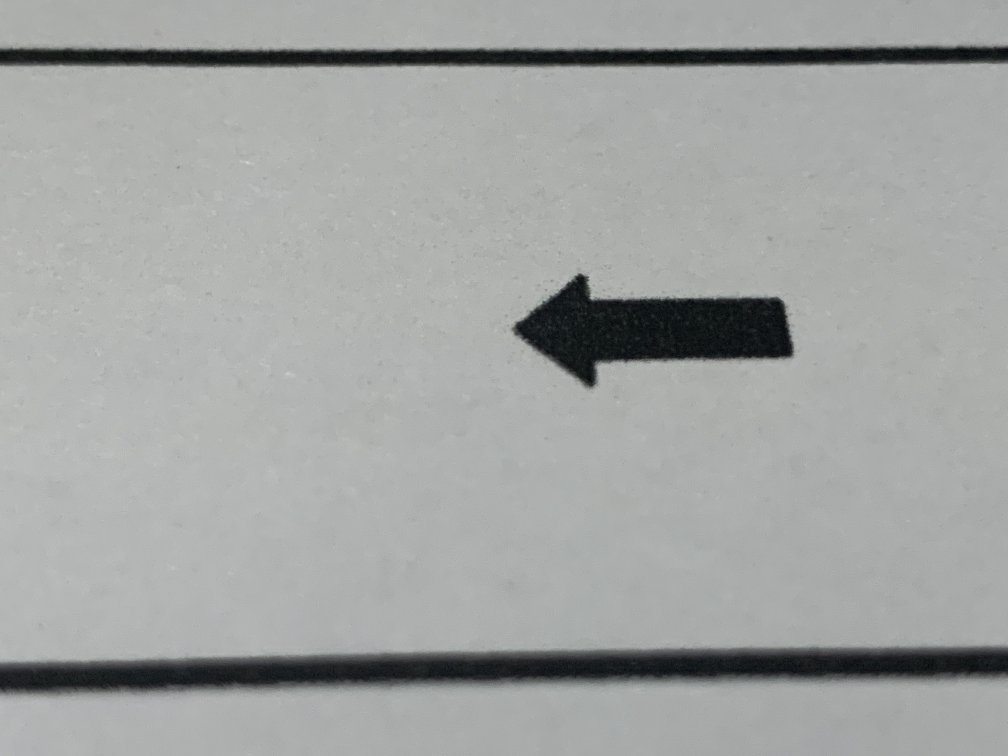
#> input picture datas/detection_test.jpg, 4032 x 3024 px, given in place of the camera (shown at 1/4 size)
$ python main.py
#> lines starting #> are read from the running program, lines starting #| are printed output that depends on the picture; after the words box and inside, x2 and y2 are one past the last pixel; in counts of white or black regions, pixels touching at a corner belong together
#> in capture_image, frame is the input picture: shape (3024, 4032, 3); mean B, G, R 162.3, 163.6, 161.4
### general/tools.py
import cv2

def pre_process(image, scale_percent):
    # 在显示图像前进行缩放
#> called with scale_percent = 1
        width = int(image.shape[1] * scale_percent)
#> width = 4032
        height = int(image.shape[0] * scale_percent)
#> height = 3024
        dim = (width, height)
#> dim = (4032, 3024)

        # 缩放图像
        resized = cv2.resize(image, dim, interpolation = cv2.INTER_AREA)
        return resized

# [9 lines left out: function select_point, not called in this run]

### vision/vision_location_point.py
import cv2
import math
import sys
import numpy as np
from scipy.optimize import least_squares

class Vision_Location_Point:
    """
    vision_location_point
    """
    def __init__(self, mode):
        self.line_middle = None
        self.vision_middle = None
        self.mode = mode
        self.line_threshold = 10
        self.flag = False
    # [10 lines left out: function pre_process, not called in this run]

    def fit_line(self, points):
        # [4 lines left out: function error, not called in this run]

        x = points[:, 0]
        y = points[:, 1]

        try:
            p_init = np.polyfit(x, y, 1)
        except Exception as e:
            # 处理拟合失败的情况
            return None

        # 使用最小二乘法优化直线参数
        result = least_squares(error, p_init, args=(x, y))
        return result.x

    def find_nearest_black_pixels(self, binary_image, H_persent):
        # 获取图像的宽度和高度
        height, width = binary_image.shape

        # 图像中心的横坐标
        center_x = width // 2
        H = int(height * H_persent)

        # 初始化左右两侧黑色像素的位置
        left_black_x = None
        right_black_x = None

        # 向左搜索
        for x in range(center_x - 1, -1, -1):
            if binary_image[H, x] == 0:
                left_black_x = x
                break

        # 向右搜索
        for x in range(center_x + 1, width):
            if binary_image[H, x] == 0:
                right_black_x = x
                break

        # 返回找到的黑色像素的位置
        return [(left_black_x, H),(right_black_x, H)]

    def find_lane_middle(self, image):
        gray = cv2.cvtColor(image, cv2.COLOR_BGR2GRAY)
        _, binary = cv2.threshold(gray, 70, 255, cv2.THRESH_BINARY)
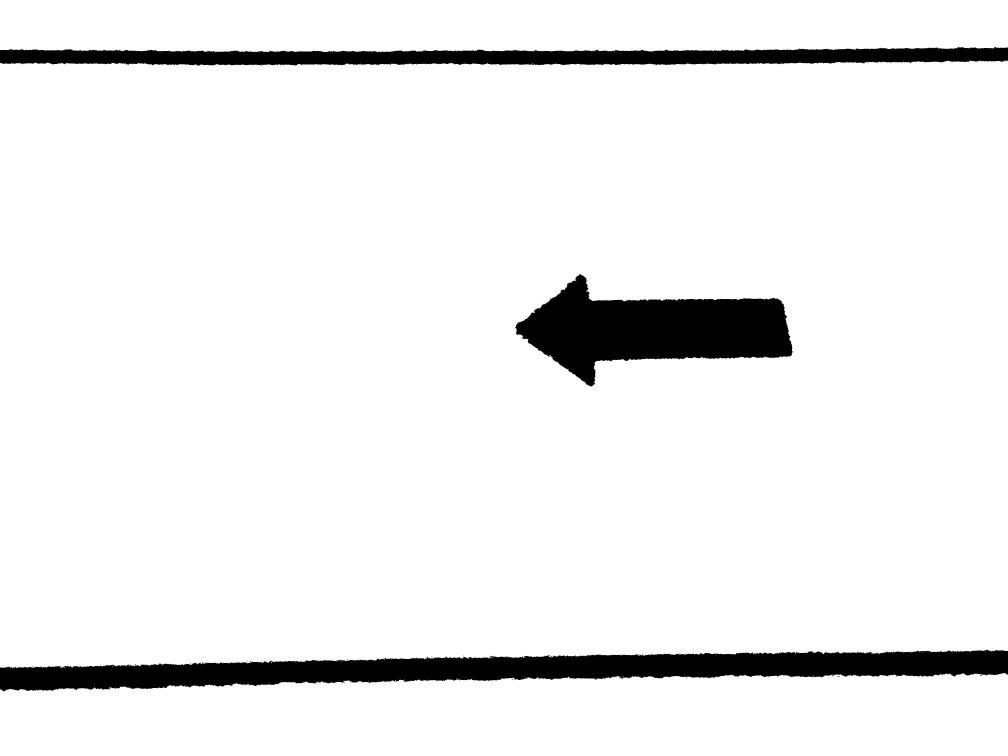
#> binary: shape (3024, 4032) (shown at 1/4 size); 93.1% white; 47 black regions (44 under 20 px), largest, box (x1, y1, x2, y2) and area: (0, 2599, 4032, 2766) 365013, (2061, 1097, 3172, 1546) 260927, (0, 188, 4032, 263) 216293
        cv2.imshow("Binary Image", binary)
        right_lines = []
        left_lines = []

        line_points_1 = self.find_nearest_black_pixels(binary, 0.65)
#> line_points_1 = 2 items
        line_points_2 = self.find_nearest_black_pixels(binary, 0.6)
#> line_points_2 = 2 items
        if line_points_1[0] is None or line_points_1[1] is None or line_points_2[0] is None or line_points_2[1] is None:
            return None
        right_lines.append([line_points_1[1], line_points_2[1]])
        left_lines.append([line_points_1[0], line_points_2[0]])

        # 拟合车道线
        if len(left_lines) > 0:
            left_points = [point for line in left_lines for point in line]
#> left_points = 2 items
            left_fit = self.fit_line(np.array(left_points))

            # 绘制左侧车道线
            if left_fit is not None:
                y_top = 0
                y_bottom = image.shape[0]
                left_x_top = int((y_top - left_fit[1]) / left_fit[0])
                left_x_bottom = int((y_bottom - left_fit[1]) / left_fit[0])
                if self.mode == 'test':
                    cv2.line(image, (left_x_top, y_top), (left_x_bottom, y_bottom), (255, 0, 0), 10)

        if len(right_lines) > 0:
            right_points = [point for line in right_lines for point in line]
#> right_points = 2 items
            right_fit = self.fit_line(np.array(right_points))

            # 绘制右侧车道线
            if right_fit is not None:
                y_top = 0
                y_bottom = image.shape[0]
                right_x_top = int((y_top - right_fit[1]) / right_fit[0])
                right_x_bottom = int((y_bottom - right_fit[1]) / right_fit[0])
                if self.mode == 'test':
                    cv2.line(image, (right_x_top, y_top), (right_x_bottom, y_bottom), (0, 0, 255), 10)

        # 计算车道中间位置
        if left_fit is not None and right_fit is not None:
            y_bottom = image.shape[0]
            y_top = 0
            left_bx = int((y_bottom - left_fit[1]) / left_fit[0])
            left_tx = int((y_top - left_fit[1]) / left_fit[0])
            right_bx = int((y_bottom - right_fit[1]) / right_fit[0])
            right_tx = int((y_top - right_fit[1]) / right_fit[0])
            middle_bottom = int((left_bx + right_bx) / 2)
            middle_top = int((left_tx + right_tx) / 2)

            # 绘制车道中间位置
            if self.mode == 'test':
                cv2.line(image, (middle_top, 0), (middle_bottom, image.shape[0]), (0, 255, 0), 10)

            if self.flag is False and middle_bottom is not None:
                self.line_middle = [0.0, 0.0, 0.0]
                self.flag = True
            if self.line_middle is not None:
                if len(self.line_middle) >= self.line_threshold:
                    # 删除最旧的一组数据
                    self.line_middle.pop(0)

                # 添加新的坐标对
                self.line_middle.append(middle_bottom)
            self.vision_middle = image.shape[1]/2
        else:
            print("No lane found")

### vision/vision_detction_coutour.py
import cv2
import numpy as np

class Vision_Detection_Contour:
    def __init__(self, mode):
        self.mode = mode
        self.left_point = None
        self.vision_middle = None
    # [10 lines left out: function pre_process, not called in this run]

    def detect_largest_heptagon(self, img):
        # 读取图像
        gray = cv2.cvtColor(img, cv2.COLOR_BGR2GRAY)
        # 应用高斯模糊减少噪声
        blurred = cv2.GaussianBlur(gray, (5, 5), 0)
        # 边缘检测
        edges = cv2.Canny(blurred, 50, 150, apertureSize=3)
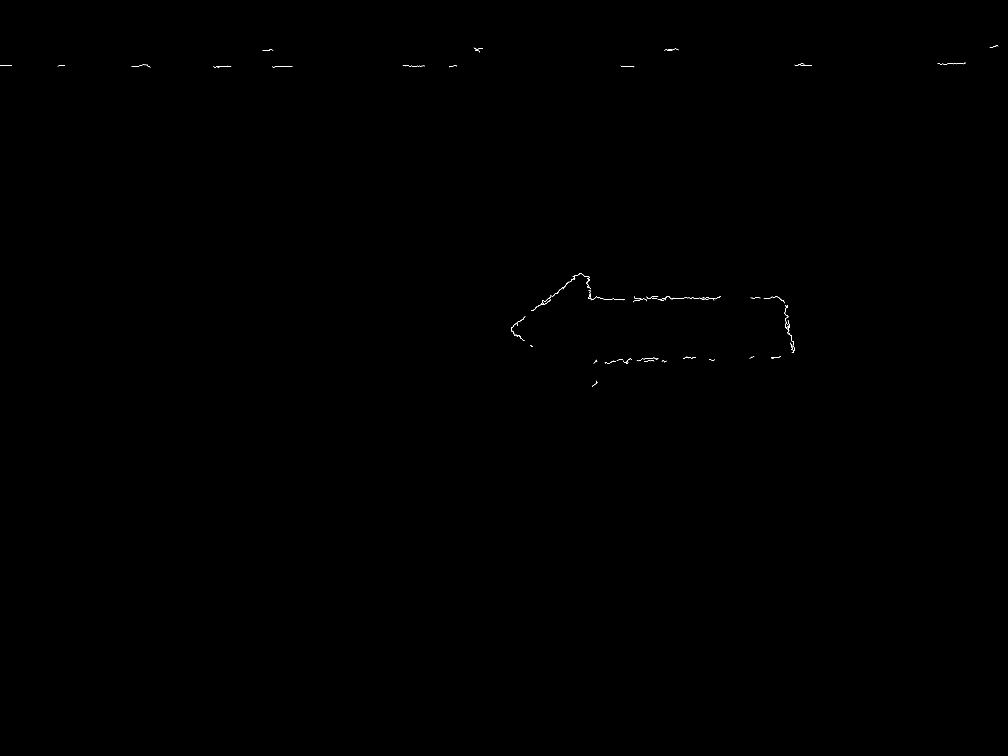
#> edges: shape (3024, 4032) (shown at 1/4 size); 0.03% white in thin lines or dots, all inside (x1, y1, x2, y2) = (0, 181, 3993, 1548)

        # 查找轮廓
        contours, _ = cv2.findContours(edges, cv2.RETR_EXTERNAL, cv2.CHAIN_APPROX_SIMPLE)
#> contours = 70 contours, 67 with area under 20; largest, box (x1, y1, x2, y2) and area: (2045, 1266, 2101, 1339) 30, (2201, 1150, 2253, 1185) 26, (3141, 1280, 3160, 1322) 20

        max_area = 0
        largest_heptagon = None
        self.vision_middle = img.shape[1]/2
#> self.vision_middle = 2016
        # 遍历所有轮廓
        for cnt in contours:
            # 近似轮廓
            epsilon = 0.02 * cv2.arcLength(cnt, True)
            approx = cv2.approxPolyDP(cnt, epsilon, True)

            # 检查近似轮廓是否为七边形
            if len(approx) == 7 and cv2.contourArea(approx) > 1000:
                area = cv2.contourArea(approx)
                if area > max_area:
                    max_area = area
                    largest_heptagon = approx
#> this loop made 70 passes
#> epsilon on passes 1 to 12: 1.46, 1.08, 2.22, 1.92, 1.08, 0.984, 1.09, 2.45, 4.25, 2.44, 0.926, 2.19
#> (epsilon, approx) on passes 32, 57, 60: (4.92, [[2392, 1192], [2499, 1197]]), (2.39, [[2483, 263], [2536, 267]]), (3.97, [[1611, 262], [1699, 263]])
#> after the loop, max_area = 0

        # 如果找到了七边形
        if largest_heptagon is not None:
            # 绘制最大面积的七边形
            cv2.drawContours(img, [largest_heptagon], 0, (0, 255, 0), 3)

            # 找到最左边的点
            leftmost_point = largest_heptagon[largest_heptagon[:,:,0].argmin()][0]
            self.left_point = leftmost_point
        else:
            self.left_point = None

### main.py
#coding = utf-8
import cv2
import serial
from vision.vision_location_point import Vision_Location_Point as VL
from vision.vision_detction_coutour import Vision_Detection_Contour as VD
from general.tools import pre_process,select_point

def capture_image(cap):
    if cap == 'cap1':
        # 检查摄像头是否成功打开
        if not cap1.isOpened():
            print("无法打开摄像头")
            exit()

        # 读取一帧图像
        ret, frame = cap1.read()

        # 检查是否成功读取帧
        if not ret:
            print("无法获取帧")
            exit()
    elif cap == 'cap2':
        # 检查摄像头是否成功打开
        if not cap2.isOpened():
            print("无法打开摄像头")
            exit()

        # 读取一帧图像
        ret, frame = cap2.read()

        # 检查是否成功读取帧
        if not ret:
            print("无法获取帧")
            exit()
    else:
        print("Invalid camera")
        return None
    return frame

def send_list_over_serial(command, data_list):
    try:
        if ser.isOpen():
            if isinstance(data, list):
                # 如果是列表，将其转换为字符串，使用逗号作为分隔符
                data_str = ','.join(map(str, data))
            else:
                # 如果不是列表，则直接使用数据（假设它是一个字符串）
                data_str = data

            # 将字符串编码为字节串
            data_bytes = (command + data_str + '\r\n').encode('utf-8')

            # 发送数据
            ser.write(data_bytes)

            print("数据发送成功")

    except Exception as e:
        print(f"发生错误: {e}")

def run(mode, cap_mode):
    vl = VL(mode = mode)
    vd = VD(mode = mode)
    try:
        state = 'F'
        while True:
            image_line = capture_image(cap = 'cap1')
            if cap_mode == 'one':
                image_arrow = capture_image(cap = 'cap1')
            else:
                image_arrow = capture_image(cap = 'cap2')

            if image_line is None or image_arrow is None:
                print("Image is empty!")
                continue

            if mode == 'test':
                cv2.imshow("image_line", image_line)
                cv2.imshow("image_arrow", image_arrow)
                cv2.waitKey(10)

            processed_image_line = pre_process(image_line, scale_percent=1)
            processed_image_arrow = pre_process(image_arrow, scale_percent=1)
            # 调用函数找到车道中间位置
            vl.find_lane_middle(processed_image_line)
            vd.detect_largest_heptagon(processed_image_arrow)
            if state == 'F' or vd.left_point <= vd.vision_middle:
                state = 'T'
            if ser.in_waiting > 0:
                # 读取一行数据
                line = ser.readline().decode('utf-8').strip()
                # 分割数据，假设命令在第一个位置
                parts = line.split()
                command = parts[0]
                data =parts[1:]
                #传入数据为后续部分

                # 根据命令调用相应的函数
                if command == "X":
                    if select_point(vl.line_middle) is None:
                        send_list_over_serial(command, 'N')
                    else:
                        send_list_over_serial(command, int(select_point(vl.line_middle)))
                elif command == "A":
                    send_list_over_serial(command, state)
                elif command == "R":
                    state = 'F'
                else:
                    print(f"Invalid command{command}")
    except KeyboardInterrupt:
        ser.close()

        # 释放摄像头资源
        cap.release()

if __name__ == "__main__":
    # 初始化串口
    ser = serial.Serial('/dev/ttyTHS0', 9600)
    mode = 'test'
    cap_mode = 'one'
    # 打开默认摄像头，通常索引为0
    if cap_mode == 'one':
        cap1 = cv2.VideoCapture(0)
    else:
        cap1 = cv2.VideoCapture(0)
        cap2 = cv2.VideoCapture(1)
    run(mode, cap_mode)
#> (the call stopped at in run, `if ser.in_waiting > 0:`: serial is not available in this run)
